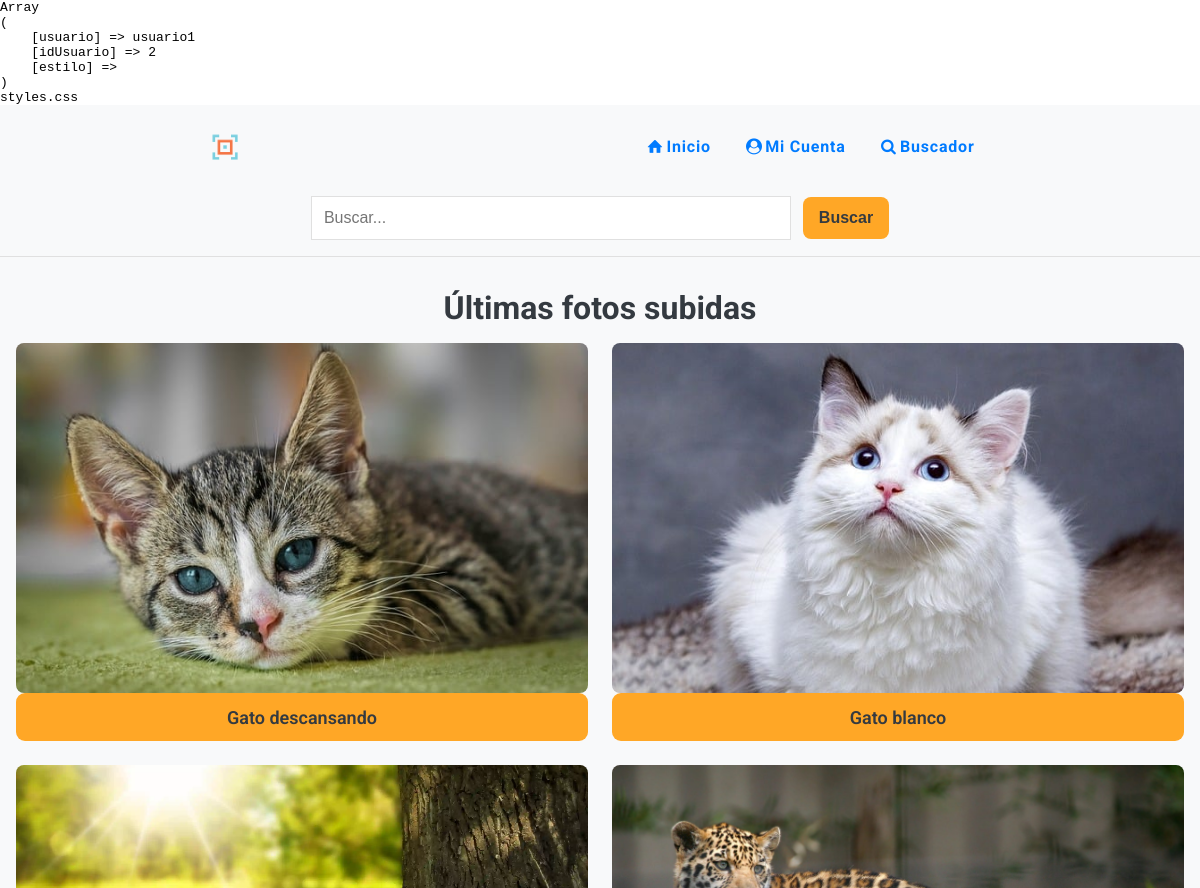
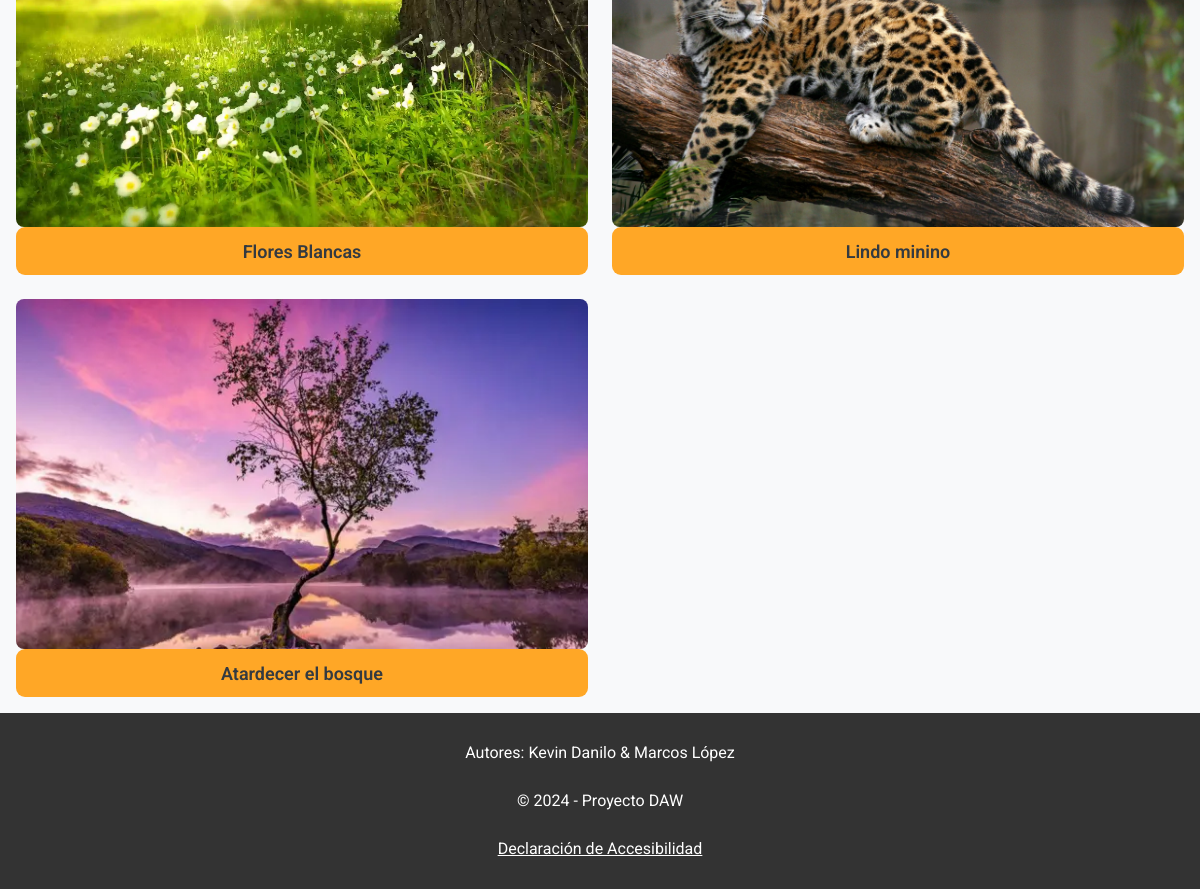
Page /identificado.php (signed in) on the committed database (2 pictures, top to bottom).
### tables this page shows
CREATE TABLE `fotos` (
  `idFoto` int(11) NOT NULL,
  `titulo` varchar(255) NOT NULL,
  `descripcion` varchar(500) DEFAULT NULL,
  `fecha` date DEFAULT NULL,
  `pais` int(11) NOT NULL,
  `album` int(11) NOT NULL,
  `fichero` varchar(255) NOT NULL,
  `alternativo` varchar(255) DEFAULT NULL,
  `fRegistro` timestamp NOT NULL DEFAULT current_timestamp() ON UPDATE current_timestamp()
);

### identificado.php (the view, shortened to what this page needs)
<?php
include "inc/html-start.php";
include "inc/cabecera.php";
include "inc/conexion-db.php";
$sql = "SELECT IdFoto, Titulo, Fichero FROM Fotos ORDER BY FRegistro DESC LIMIT 5";
$result = $conn->query($sql);
$fotos = [];
if ($result && $result->num_rows > 0) {
  while ($row = $result->fetch_assoc()) {
    $fotos[] = $row;
  }
} else {
  echo "<p>No hay fotos disponibles en este momento.</p>";
}
?>
<main>
  <h1>Últimas fotos subidas</h1>
  <div class="container-photos">
    <?php foreach ($fotos as $foto): ?>
      <a href="foto.php?id=<?= htmlspecialchars($foto['IdFoto'], ENT_QUOTES, 'UTF-8'); ?>">
        <figure>
          <img src="fotos/<?= htmlspecialchars($foto['Fichero'], ENT_QUOTES, 'UTF-8'); ?>"
            alt="<?= htmlspecialchars($foto['Titulo'], ENT_QUOTES, 'UTF-8'); ?>">
          <figcaption><?= htmlspecialchars($foto['Titulo'], ENT_QUOTES, 'UTF-8'); ?></figcaption>
        </figure>
      </a>
    <?php endforeach; ?>
  </div>
</main>
<?php
include "inc/pie.php";
include "inc/html-end.php";
?>

### css/styles.css (style rules this page uses)
* { margin: 0; padding: 0; box-sizing: border-box; }
body { min-height: 100dvh; font-family: "Roboto", sans-serif; background-color: var(--background-color); }
img { height: auto; max-width: 100%; }
body>main>h1, h2 { text-align: center; color: var(--text-color); margin: 1em 0; }
.container-photos>a { text-decoration: none; }
@media screen and (width >=600px) { .container-photos { padding: 1em; } }
@media screen and (width >=600px) { .container-photos figure>figcaption { border-radius: 0.5em; } }
@media screen and (width >=600px) { body>main>h1 { margin: 1em 0 0 0; } }
@media screen and (width >=768px) { .container-photos { display: grid; grid-template-columns: repeat(2, 1fr); grid-gap: 1.5em; } }

### css/variables.css (style rules this page uses)
:root { --primary-color: #007BFF; --secondary-color: #FFA726; --accent-color: #66BB6A; --background-color: #F8F9FA; --text-color: #343A40; --card-background-color: #ffffff; --image-card-background: #f0f0f5; --hover-primary: #0056b3; --hover-secondary: #e68a00; --shadow-color: rgba(0, 0, 0, .1); --border-color: #E0E0E0; --success-color: #28a745; --error-color: #dc3545; --color-blanco: #ffffff; --color-negro: #000000; --color-azul: #0000ff; --contrast-primary-color: #0A2463; --contrast-hover-primary: #051C47; --dark-background-color: #121212; --dark-primary-color: #6EA8FF; --dark-secondary-color: #FFB74D;; --dark-text-primary: rgba(255, 255, 255, 0.87); --dark-card-background-color: #1E1E1E; --dark-image-card-background: #2A2A2E; --dark-hover-primary: #85B8FF; --dark-hover-secondary: #FFC266; --dark-shadow-color: rgba(255, 255, 255, .1); }

### css/print.css (style rules this page uses)
* { background-color: var(--color-blanco); color: var(--color-negro); margin: 0; padding: 0; }
body { font-family: Arial, sans-serif; font-size: 12pt; }
a { color: var(--color-azul); text-decoration: underline; }
a::after { content: attr(href); }
img { width: 100%; height: 380px; object-fit: cover; }

### rows in the picture
fotos: fichero (picture), titulo "Gato descansando"
fotos: fichero (picture), titulo "Gato blanco"
fotos: fichero (picture), titulo "Flores Blancas"
fotos: fichero (picture), titulo "Lindo minino"
fotos: fichero (picture), titulo "Atardecer el bosque"
